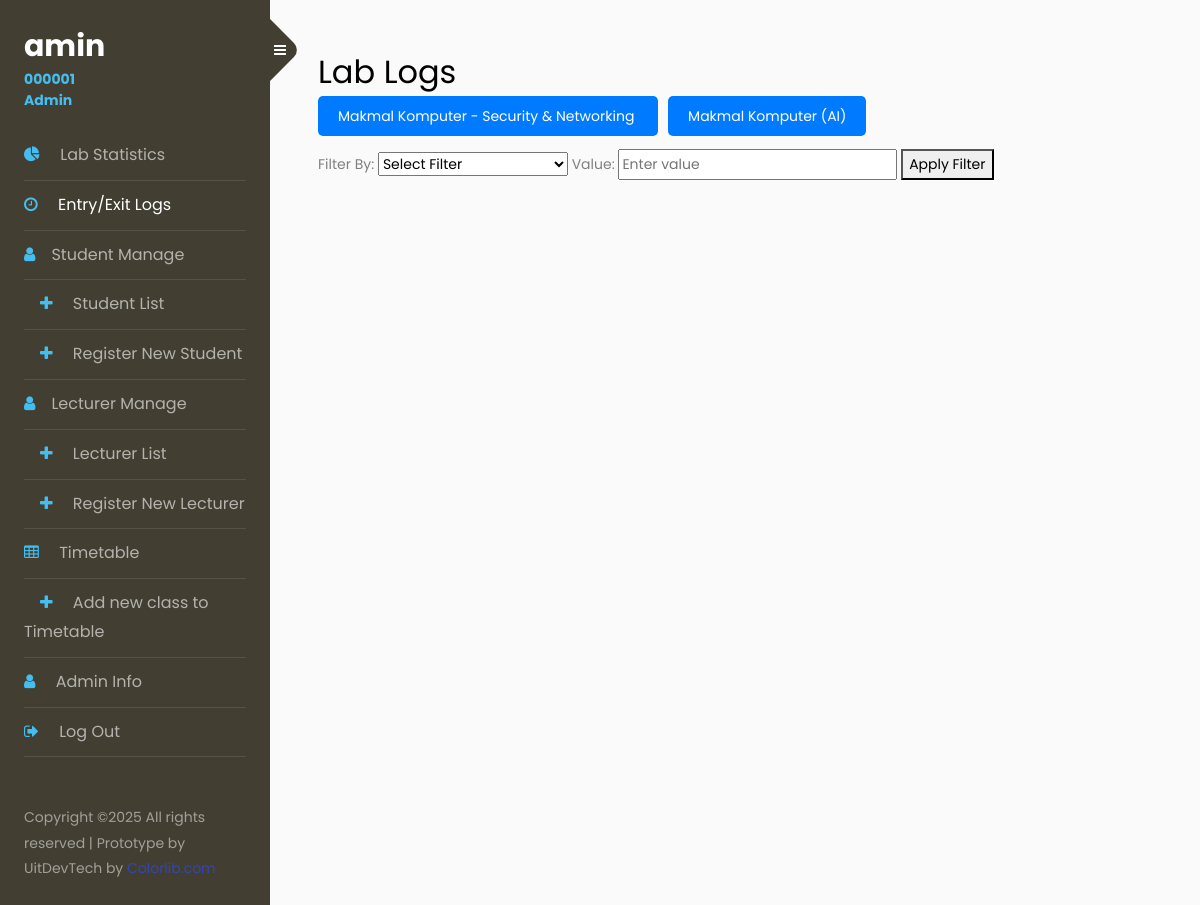
Page /computer_lab_monitoring_system/labLogs.php (signed in) on the committed database.
### tables this page shows
CREATE TABLE `lab` (
  `Lab_ID` int(11) NOT NULL,
  `Lab_Name` varchar(255) NOT NULL,
  `Lab_Location` varchar(255) NOT NULL,
  `Lab_Status` tinyint(1) NOT NULL
);

### computer_lab_monitoring_system/labLogs.php (the view, shortened to what this page needs)
<?php
include 'connect.php';
$labs_query = "SELECT Lab_ID, Lab_Name FROM Lab";
$result_labs = $conn->query($labs_query);
$selected_lab_id = isset($_GET['lab_id']) ? intval($_GET['lab_id']) : null;
?>
<!doctype html>
<html lang="en">
<head>
    <link rel="stylesheet" href="css/style.css">
    <link rel="stylesheet" href="css/dashboard.css">
	<link rel="stylesheet" href="https://stackpath.bootstrapcdn.com/font-awesome/4.7.0/css/font-awesome.min.css">
	<link rel="stylesheet" href="css/style.css">
</head>
<body>
<div class="wrapper d-flex align-items-stretch">
<nav id="sidebar">
			<div class="custom-menu">
				<button type="button" id="sidebarCollapse" class="btn btn-primary">
	                <i class="fa fa-bars"></i>
	            </button>
            </div>
			<div class="p-4">
		  		<h1><a href="dashboard.php" class="logo"><?php echo $_SESSION['Admin_name'] ?><span><?php echo $_SESSION['Admin_ID'] ?><span>Admin</span></a></h1>
                  <ul class="list-unstyled components mb-5">
                  <li>
	                    <a href="dashboard.php"><span class="fa fa-pie-chart mr-3"></span> Lab Statistics</a>
	                </li>
                    <li class="active">
	        	        <a href="labLogs.php"><span class="fa fa-clock-o mr-3"></span> Entry/Exit Logs</a>
	                </li>
                    <li>
	        	        <a><span class="fa fa-user mr-3"></span>Student Manage</a>
	                </li>
                    <li>
                        <a href="studList.php"><span class="fa mr-3"></span><span class="fa fa-plus mr-3"></span> Student List</a>
	                </li>
                    <li>
                        <a href="studRegister.php"><span class="fa mr-3"></span><span class="fa fa-plus mr-3"></span> Register New Student</a>
	                </li>
                  <li>
	        	        <a><span class="fa fa-user mr-3"></span>Lecturer Manage</a>
	                </li>
                    <li>
	        	        <a href="lectList.php"><span class="fa mr-3"></span><span class="fa fa-plus mr-3"></span> Lecturer List</a>
	                </li>
                    <li>
	        	        <a href="lectRegister.php"><span class="fa mr-3"></span><span class="fa fa-plus mr-3"></span> Register New Lecturer</a>
	                </li>
                    <li>
	        	        <a href="timetable.php"><span class="fa fa-table mr-3"></span> Timetable </a>
	                </li>
                    <li>
	        	        <a href="timetableRegister.php"><span class="fa mr-3"></span><span class="fa fa-plus mr-3"></span> Add new class to Timetable</a>
	                </li>
                    <li>
	        	        <a href="adminInfo.php"><span class="fa fa-user mr-3"></span> Admin Info </a>
	                </li>
                    <li>
                        <a href='logout.php'><span class="fa fa-sign-out mr-3"></span> Log Out</a>
                    </li>
                </ul>
	            <div class="footer">
	        	    <p>
						  Copyright &copy; All rights reserved | Prototype by UitDevTech  by <a href="https://colorlib.com" target="_blank"></a>
						  </p>
	            </div>
            </div>
    	</nav>
    <div id="content" class="p-4 p-md-5 pt-5">
    <div class="wrapper">
    <h2>Lab Logs</h2>
    <div class="lab-tabs">
        <?php while ($lab = $result_labs->fetch_assoc()): ?>
            <a href="LabLogs.php?lab_id=<?= $lab['Lab_ID']; ?>"
               class="<?= $selected_lab_id == $lab['Lab_ID'] ? 'active' : ''; ?>">
                <?= htmlspecialchars($lab['Lab_Name']); ?>
            </a>
        <?php endwhile; ?>
    </div>
    <form method="GET" class="filters">
        <label for="filter_type">Filter By:</label>
        <select name="filter_type" id="filter_type" onchange="updateInputPlaceholder()">
            <option value="">Select Filter</option>
        </select>
        <label for="filter_value">Value:</label>
        <input type="text" name="filter_value" id="filter_value" value="<?= $_GET['filter_value'] ?? ''; ?>" placeholder="Enter value">
        <button type="submit">Apply Filter</button>
    </form>
</div>
    </div>
</div>
</body>
</html>

### computer_lab_monitoring_system/labLogs.php (style rules this page uses)
.lab-tabs, .filters, .table-container { margin-bottom: 20px; }
.lab-tabs a { padding: 10px 20px; text-decoration: none; background-color: #007bff; color: white; border-radius: 5px; margin-right: 10px; }

### rows in the picture
lab: Lab_Name "Makmal Komputer - Security & Networking"
lab: Lab_Name "Makmal Komputer (AI)"

### other values in the picture
$_SESSION['Admin_name'] "amin"
$_SESSION['Admin_ID'] "000001"
